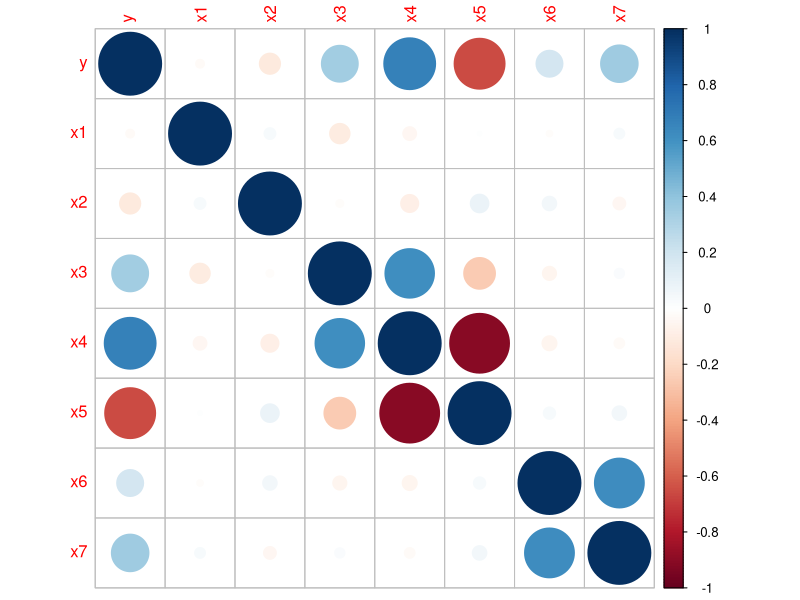
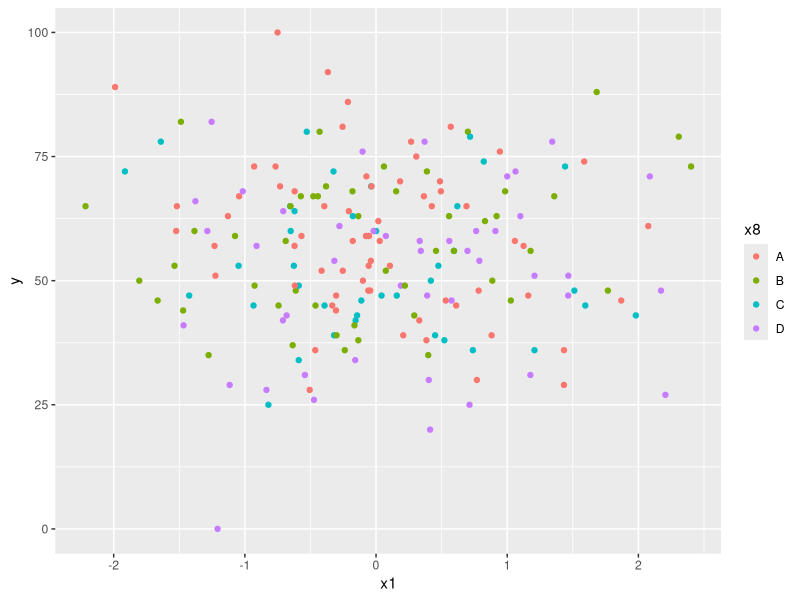
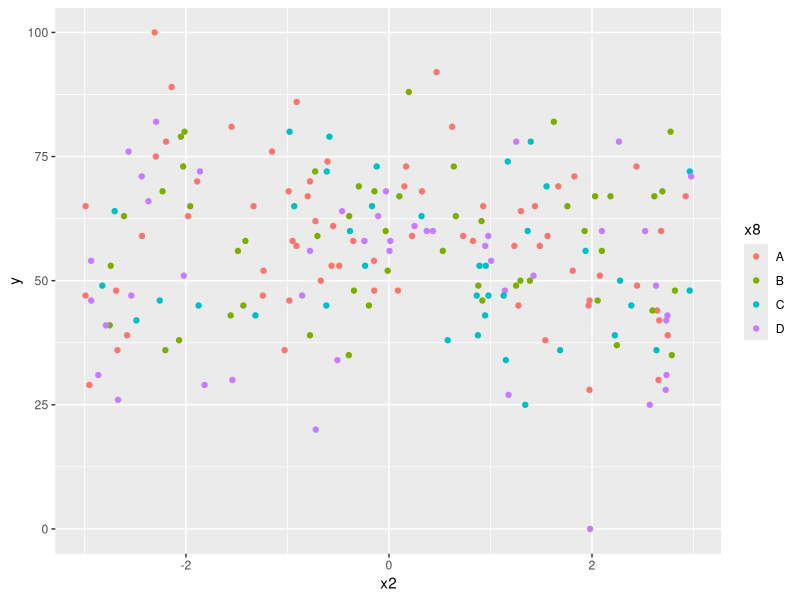
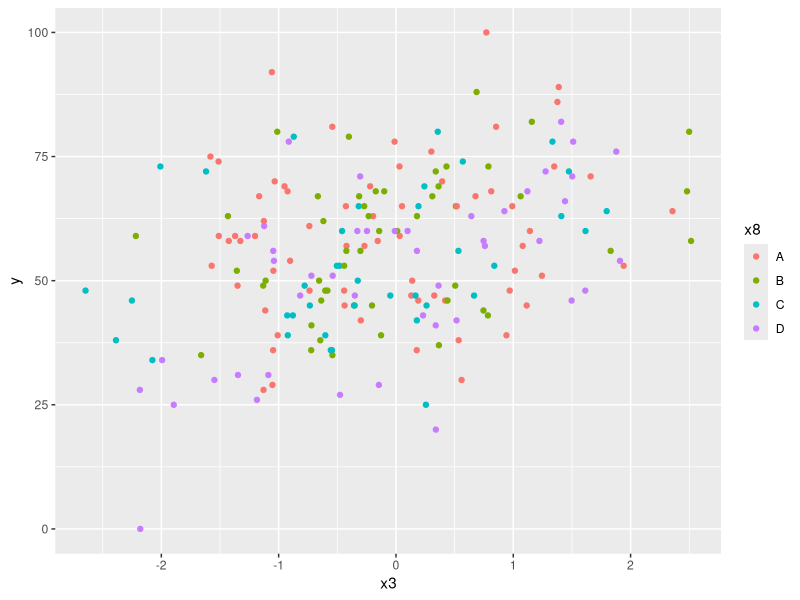
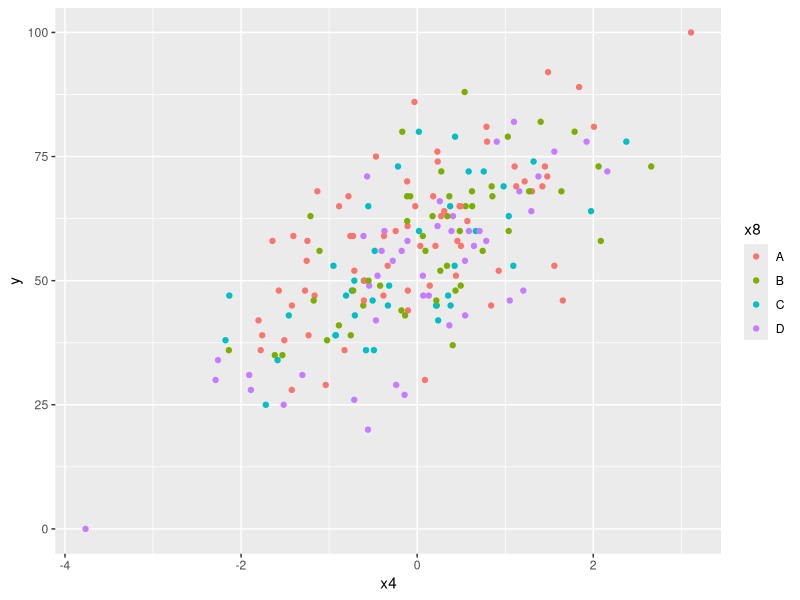
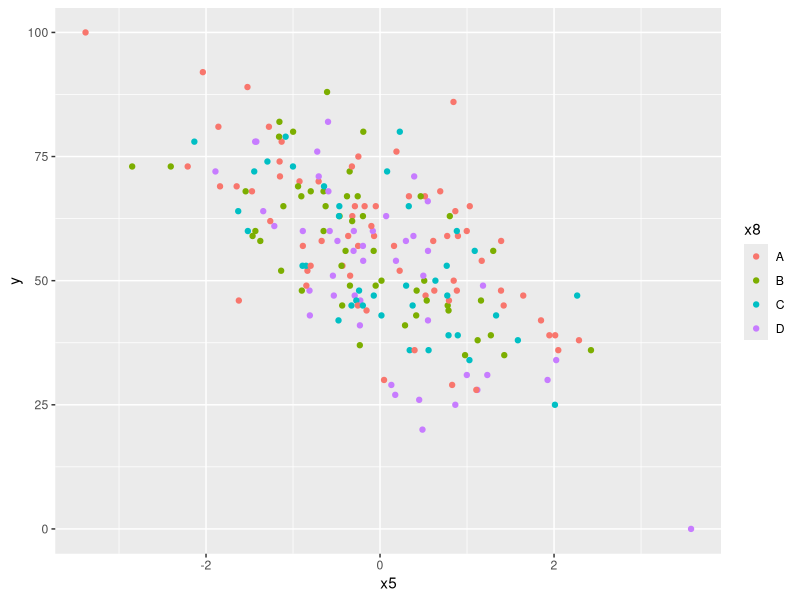
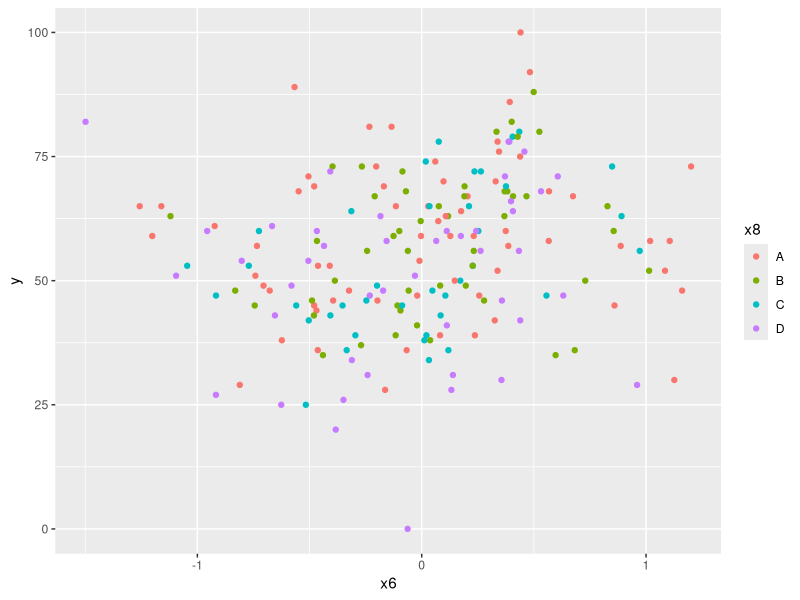
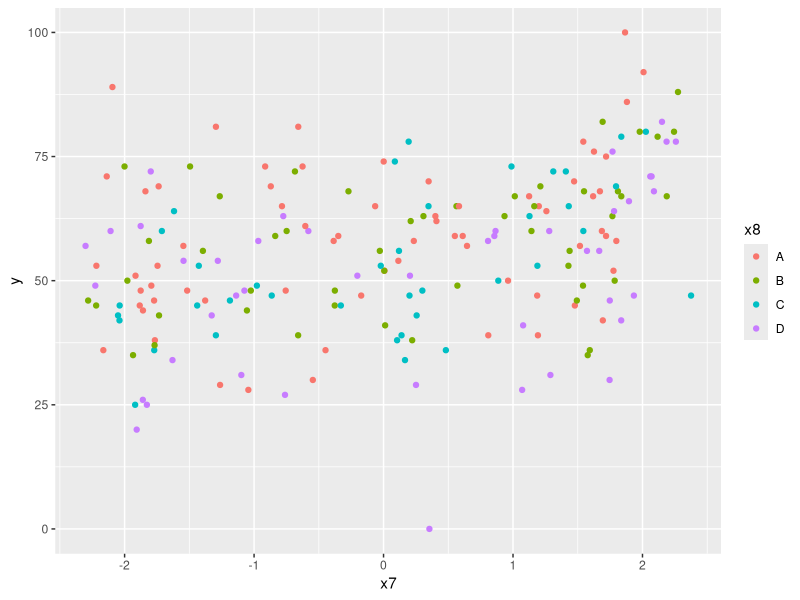

Write R code to recreate these figures, in order.
## ---- chunk 1
library(corrplot)
library(dplyr)
library(ggplot2)
## ---- chunk 2
data <- read.csv("FP_Data.csv")
df <- as.data.frame(data)
## ---- chunk 3
names(df)
## ---- chunk 4
corrplot(cor(select(df, -x8)))
## ---- chunk 5
df %>%
  ggplot(aes(x = x1, y = y, color = x8)) +
  geom_point()
## ---- chunk 6
df %>%
  ggplot(aes(x = x2, y = y, color = x8)) +
  geom_point()
## ---- chunk 7
df %>%
  ggplot(aes(x = x3, y = y, color = x8)) +
  geom_point()
## ---- chunk 8
df %>%
  ggplot(aes(x = x4, y = y, color = x8)) +
  geom_point()
## ---- chunk 9
df %>%
  ggplot(aes(x = x5, y = y, color = x8)) +
  geom_point()
## ---- chunk 10
df %>%
  ggplot(aes(x = x6, y = y, color = x8)) +
  geom_point()
## ---- chunk 11
df %>%
  ggplot(aes(x = x7, y = y, color = x8)) +
  geom_point()
## ---- chunk 12
df %>%
  ggplot(aes(x = x8, y = y, fill = x8)) +
  geom_boxplot() +
  theme(
    legend.position = "none"
  )
## ---- chunk 13
df %>%
  ggplot(aes(x = y)) +
  geom_histogram(bins = 15, aes(y = after_stat(density))) +
  stat_function(
    fun = dnorm,
    args = list(mean = mean(df$y), sd = sd(df$y)),
    color = "red",
    linewidth = 1
  )
## ---- chunk 14
df %>%
  ggplot(aes(x = y, fill = x8)) +
  geom_histogram(bins = 10) +
  facet_wrap(~x8)
## ---- chunk 15
df %>%
  ggplot(aes(x = x3, y = x4, color = x8)) +
  geom_point()
## ---- chunk 16
df %>%
  ggplot(aes(x = x4, y = x5, color = x8)) +
  geom_point()
## ---- chunk 17
df %>%
  ggplot(aes(x = x6, y = x7, color = x8)) +
  geom_point()
